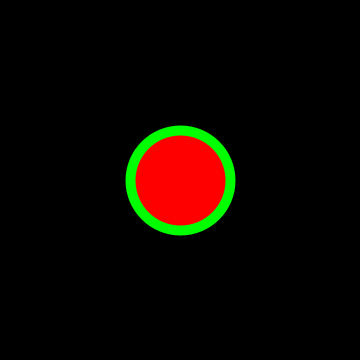
Frame 1 (no input)
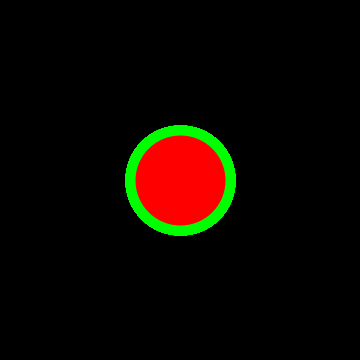
Frame 60 (the mouse pressed at the canvas centre just before this capture)
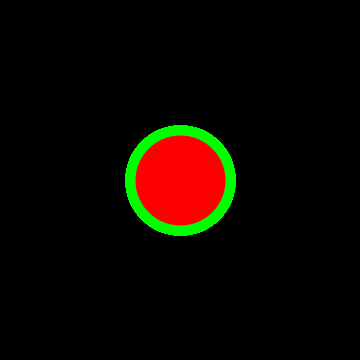
Frame 120 (the mouse held since frame 60 and released just before this capture)

The Processing sketch that drew these frames (run headless with seeded random() and noise(); from frame 60 on, the mouse is pressed at the canvas centre):

// Processing sketch: sketch_00_1_OneCircle
// ── sketch_00_1_OneCircle.pde

void setup() {
  size(360, 360);
  background(0);
}

void draw() {
  int d = 50;
  fill(255, 0, 0);
  stroke(0, 255, 0);
  strokeWeight(10);
  ellipseMode(CENTER);
  ellipse(width/2, width/2, d * 2, d * 2);
}
